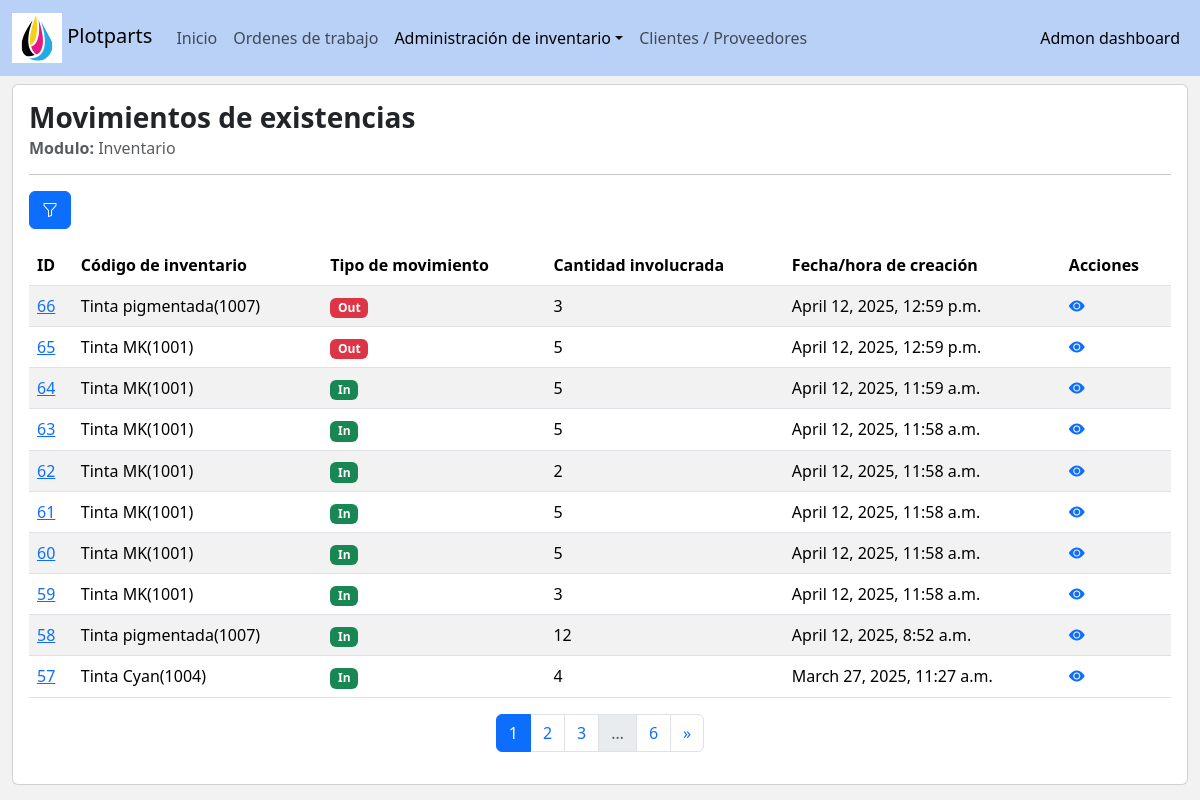
/inventory/movements_grid/, run on the app's committed database.
### inventory/models.py (models this page shows, shortened)
class InventoryMovement(models.Model):
    inventory_code = models.ForeignKey(Inventory, verbose_name='Código de inventario', on_delete=models.CASCADE)
    type = models.IntegerField(verbose_name='Tipo de movimiento', choices=MovementsTypes.choices)
    quantity = models.IntegerField(verbose_name='Cantidad involucrada',validators=[MinValueValidator(1),MaxValueValidator(999)])
    description = models.TextField(verbose_name='Descripción del movimiento')
    status = models.IntegerField(verbose_name='Estado',choices=Status.choices, default=Status.enable)
    createtime = models.DateTimeField(verbose_name='Fecha/hora de creación', auto_now_add=True)
    is_inbound = models.BooleanField(verbose_name='Inbound flag', default=False)
    class Meta:
        verbose_name = "Movimientos de existencias"
        verbose_name_plural = "Movimientos de existencias"
        ordering = ['-id','-createtime']

class Inventory(models.Model):
    code = models.ForeignKey(verbose_name='Código', to=InventoryCodes, on_delete=models.PROTECT)
    available_quantity = models.IntegerField(verbose_name='Cantidad disponible', default=0, blank=True)
    extra_info = models.TextField(verbose_name='Información adicional', blank=True, null=True)
    status = models.IntegerField(verbose_name='Estado',choices=Status.choices, default=Status.enable)
    createtime = models.DateTimeField(verbose_name='Fecha/hora de creación', auto_now_add=True)
    updatetime = models.DateTimeField(verbose_name='Fecha/hora de modificación', auto_now=True)
    class Meta:
        verbose_name = "Existencias actuales"
        verbose_name_plural = "Existencias actuales"
        ordering = ['code']
    def __str__(self):
        return f'{str(self.code)}'

class InventoryCodes(models.Model):
    code = models.CharField(verbose_name='Código', max_length=50, unique=True)
    name = models.CharField(verbose_name='Nombre', max_length=100)
    category = models.ForeignKey(to=InventoryCategory, verbose_name='Categoría', on_delete = models.PROTECT, default=2)
    supplier = models.ForeignKey(to=Asset, verbose_name='Proovedor', on_delete = models.PROTECT)
    inbound_price = models.FloatField(verbose_name='Precio venta', default=0)
    outbound_price = models.FloatField(verbose_name='Precio compra', default=0)
    extra_info = models.TextField(verbose_name='Información adicional')
    related_image = models.ImageField(verbose_name='Imagen de referencia', upload_to=get_inventory_imagePath, default='default/default.png')
    status = models.IntegerField(verbose_name='Estado',choices=Status.choices, default=Status.enable)
    createtime = models.DateTimeField(verbose_name='Fecha/hora de creación', auto_now_add=True)
    updatetime = models.DateTimeField(verbose_name='Fecha/hora de modificación', auto_now=True)
    class Meta:
        verbose_name = "Códigos de inventario"
        verbose_name_plural = "Códigos de inventario"
        ordering = ['code']
    def __str__(self):
        return f'{self.name}({self.code})'

### inventory/views.py (the view, shortened to what this page needs)
class InventoryMovement_ListView(ListView):
    model = InventoryMovement
    template_name = "inventory/inventoryMovement_grid.html"
    context_object_name = 'movements'
    paginate_by = 10
    extra_context = {
        'MovementFilterForm':InventoryMovement_FilterForm
    }
    def get_context_data(self, **kwargs):
        context = super().get_context_data(**kwargs)
        context['MovementFilterForm'] = InventoryMovement_FilterForm(self.request.GET)
        context['active_link'] = 'inventory_movement'
        context['dropdown_menu'] = True
        return context
    def get_queryset(self):
        queryset = InventoryMovement.objects.filter(status=1)
        return queryset

### core/templatetags/utils.py (called while the page is built)
@register.filter(name='setValidationClass')
def setValidationClass(input):
    bootstrap_class = ''
    if input.help_text == 'filter_option':
        if input.errors:
            bootstrap_class = 'is-invalid'
    else:
        if (input.data != None) and (input.data != []) :
            if input.errors:
                bootstrap_class = 'is-invalid'
            else:
                bootstrap_class = 'is-valid'
    return input.as_widget(attrs={'class':'form-control '+ bootstrap_class})

@register.filter(name='movementType_mapping')
def inventoryMovement_TypeMapping(flowStatus):
    css_class = ''
    match flowStatus:
        case 1:#In
            css_class = 'success'
        case 2:#Out
            css_class = 'danger'
    return css_class

@register.simple_tag(takes_context=True)
def querystring_without_page(context):
    request = context['request']
    querydict = request.GET.copy()
    querydict.pop('page',None)
    clean_querydict = {k: v for k, v in querydict.items() if v.strip() != ''}
    return '&'.join([f'{k}={v}' for k,v in clean_querydict.items()])

### inventory/templates/inventory/inventoryMovement_grid.html (shortened to what this page needs)
{% extends 'base_adminv2.html' %}
{% load humanize %}
{% load utils %}
{% block body %}
    <div class='row'>
        <div class="col-lg-12">
            <div class="card">
                <div class="card-body">
                    <h3 class='card-title'><strong>Movimientos de existencias</strong></h3>
                    <h6 class="card-subtitle mb-2 text-muted"> <strong>Modulo:</strong> Inventario</h6>
                    <hr>
                    <div class="col-lg-12">
                        <p class="d-inline-flex gap-1">
                            <button class="btn btn-primary" type="button" data-bs-toggle="collapse" data-bs-target="#filterBox" aria-expanded="false" aria-controls="filterBox" title="Filtrar"><i class="bi bi-funnel"></i></button>
                        </p>
                    </div>
                    <div class="col-lg-12">
                        <div class="table-responsive">
                            <table class="table table-striped table-hover">
                                <thead>
                                <tr>
                                    <th scope="col">ID</th>
                                    <th scope="col">Código de inventario</th>
                                    <th scope="col">Tipo de movimiento</th>
                                    <th scope="col">Cantidad involucrada</th>
                                    <th scope="col">Fecha/hora de creación</th>
                                    <th scope="col">Acciones</th>
                                </tr>
                                </thead>
                                <tbody>
                                    {% if movements %}
                                        {% for item in movements %}
                                            <tr>
                                                <td><a href='{% url "inventory:movement_detail" item.id %}'>{{item.id}}</a></td>
                                                <td>{{item.inventory_code}}</td>
                                                <td><span class="badge bg-{{item.type|movementType_mapping}}">{{item.get_type_display}}</span></td>
                                                <td>{{item.quantity}}</td>
                                                <td>{{item.createtime}}</td>
                                                <td>
                                                    <span><a href='{% url "inventory:movement_detail" item.id %}' title='Detail'><i class="bi bi-eye-fill"></i></a></span>
                                                </td>
                                            </tr>
                                        {% endfor %}
                                    {% else %}
                                    <tr>
                                        <td colspan='6' class='text-center'>Resultados no encontrados</td>
                                    </tr>
                                    {% endif %}
                                </tbody>
                            </table>
                        </div>
                    </div>
                    {% include 'pagination.html' %}
                </div>
            </div>
        </div>
    </div>
{% endblock body %}

### templates/base_adminv2.html (style rules this page uses)
body { background-color:#f2f2f2; }

### data on the page
InventoryMovement: id "66", inventory_code "Tinta pigmentada(1007)", type "Out", quantity "3", createtime "April 12, 2025, 12:59 p.m."
InventoryMovement: id "65", inventory_code "Tinta MK(1001)", type "Out", quantity "5", createtime "April 12, 2025, 12:59 p.m."
InventoryMovement: id "64", inventory_code "Tinta MK(1001)", type "In", quantity "5", createtime "April 12, 2025, 11:59 a.m."
InventoryMovement: id "63", inventory_code "Tinta MK(1001)", type "In", quantity "5", createtime "April 12, 2025, 11:58 a.m."
InventoryMovement: id "62", inventory_code "Tinta MK(1001)", type "In", quantity "2", createtime "April 12, 2025, 11:58 a.m."
InventoryMovement: id "61", inventory_code "Tinta MK(1001)", type "In", quantity "5", createtime "April 12, 2025, 11:58 a.m."
InventoryMovement: id "60", inventory_code "Tinta MK(1001)", type "In", quantity "5", createtime "April 12, 2025, 11:58 a.m."
InventoryMovement: id "59", inventory_code "Tinta MK(1001)", type "In", quantity "3", createtime "April 12, 2025, 11:58 a.m."
InventoryMovement: id "58", inventory_code "Tinta pigmentada(1007)", type "In", quantity "12", createtime "April 12, 2025, 8:52 a.m."
InventoryMovement: id "57", inventory_code "Tinta Cyan(1004)", type "In", quantity "4", createtime "March 27, 2025, 11:27 a.m."

### other printed values
{{ num }} "1"
{{ num }} "2" "3"
{{ page_obj.paginator.num_pages }} "6"
